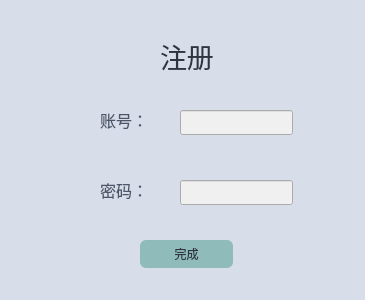
<?xml version="1.0" encoding="UTF-8"?>
<ui version="4.0">
 <class>register_page</class>
 <widget class="QDialog" name="register_page">
  <property name="geometry">
   <rect>
    <x>0</x>
    <y>0</y>
    <width>365</width>
    <height>300</height>
   </rect>
  </property>
  <property name="windowTitle">
   <string>Dialog</string>
  </property>
  <property name="styleSheet">
   <string notr="true">    background-color: #D8DEE9;</string>
  </property>
  <widget class="QLabel" name="label_3">
   <property name="geometry">
    <rect>
     <x>100</x>
     <y>180</y>
     <width>69</width>
     <height>19</height>
    </rect>
   </property>
   <property name="font">
    <font>
     <family>黑体</family>
     <pointsize>12</pointsize>
     <italic>false</italic>
     <bold>false</bold>
    </font>
   </property>
   <property name="styleSheet">
    <string notr="true">    font: 12pt &quot;黑体&quot;;
    color: #4C566A;</string>
   </property>
   <property name="text">
    <string>密码：</string>
   </property>
  </widget>
  <widget class="QLabel" name="label">
   <property name="geometry">
    <rect>
     <x>160</x>
     <y>30</y>
     <width>91</width>
     <height>51</height>
    </rect>
   </property>
   <property name="font">
    <font>
     <family>华文中宋</family>
     <pointsize>20</pointsize>
     <italic>false</italic>
     <fontweight>Medium</fontweight>
    </font>
   </property>
   <property name="styleSheet">
    <string notr="true">    font: 500 20pt &quot;华文中宋&quot;;
    color: #2E3440;</string>
   </property>
   <property name="text">
    <string>注册</string>
   </property>
  </widget>
  <widget class="QPushButton" name="finish_button">
   <property name="geometry">
    <rect>
     <x>140</x>
     <y>240</y>
     <width>93</width>
     <height>28</height>
    </rect>
   </property>
   <property name="styleSheet">
    <string notr="true">QPushButton {   /* confirm login */
	border: none;
	color: #2E3440;
	background-color: #8FBCBB;
	font: 500 10pt &quot;SimHei&quot;;
	border-radius: 6px;
}</string>
   </property>
   <property name="text">
    <string>完成</string>
   </property>
  </widget>
  <widget class="QLineEdit" name="password_edit">
   <property name="geometry">
    <rect>
     <x>180</x>
     <y>180</y>
     <width>113</width>
     <height>25</height>
    </rect>
   </property>
   <property name="styleSheet">
    <string notr="true">background-color: #f0f0f0</string>
   </property>
   <property name="text">
    <string/>
   </property>
   <property name="echoMode">
    <enum>QLineEdit::Password</enum>
   </property>
  </widget>
  <widget class="QLineEdit" name="account_edit">
   <property name="geometry">
    <rect>
     <x>180</x>
     <y>110</y>
     <width>113</width>
     <height>25</height>
    </rect>
   </property>
   <property name="styleSheet">
    <string notr="true">background-color: #f0f0f0</string>
   </property>
   <property name="text">
    <string/>
   </property>
  </widget>
  <widget class="QLabel" name="label_2">
   <property name="geometry">
    <rect>
     <x>100</x>
     <y>110</y>
     <width>69</width>
     <height>19</height>
    </rect>
   </property>
   <property name="font">
    <font>
     <family>黑体</family>
     <pointsize>12</pointsize>
     <italic>false</italic>
     <bold>false</bold>
    </font>
   </property>
   <property name="styleSheet">
    <string notr="true">    font: 12pt &quot;黑体&quot;;
    color: #4C566A;</string>
   </property>
   <property name="text">
    <string>账号：</string>
   </property>
  </widget>
 </widget>
 <resources/>
 <connections/>
</ui>
